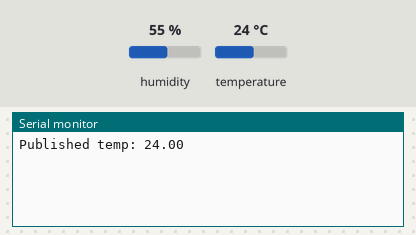
The sketch below on a simulated ESP32. Shown: the last lines printed to the serial monitor. The inputs (shaded band) are chosen by the test bench; at power-on: temperature 24 °C, humidity 55 %. WiFi joins after 1.5 s; servers stay silent unless stated; no MQTT or app messages arrive unless stated.

Above: at 2.7 s.
2.8 s: temperature set to 12 °C
At 4.6 s:
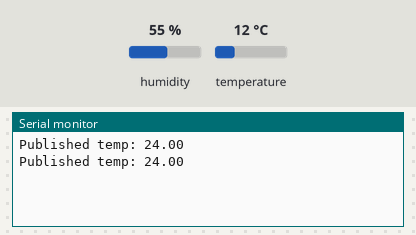
7.7 s: temperature set to 19 °C
At 8.9 s:
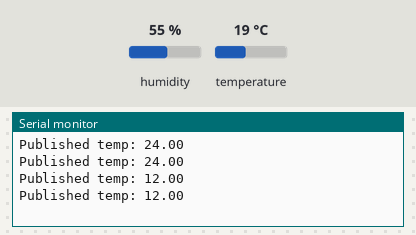
Timing chart, 0 to 10.7 s (numbered marks = the images above; inputs shaded):
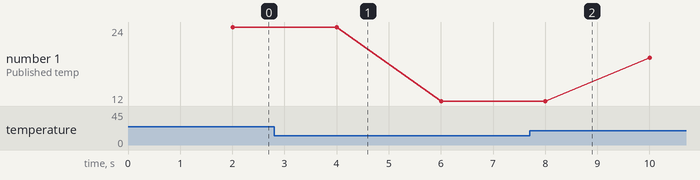

Measured:
- plotted number 1: 24 → 12 after the input at 2.8 s, 12 → 19 after the input at 7.7 s

The sketch:

Temp.ino
```cpp
#include <WiFi.h>
#include <PubSubClient.h>
#include "DHT.h"

#define DHTPIN 4
#define DHTTYPE DHT22

const char* WIFI_SSID     = "YOUR_WIFI_SSID";
const char* WIFI_PASSWORD = "YOUR_WIFI_PASSWORD";

const char* MQTT_BROKER_IP = "192.168.1.100";
const int   MQTT_PORT      = 1883;
const char* MQTT_TOPIC     = "home/temperature";

WiFiClient espClient;
PubSubClient client(espClient);
DHT dht(DHTPIN, DHTTYPE);
unsigned long lastSend = 0;

void connectWiFi() {
  WiFi.mode(WIFI_STA);
  WiFi.begin(WIFI_SSID, WIFI_PASSWORD);
  while (WiFi.status() != WL_CONNECTED) { delay(500); }
}

void connectMQTT() {
  while (!client.connected()) {
    if (client.connect("esp32-temp-publisher")) break;
    delay(1000);
  }
}

void setup() {
  Serial.begin(115200);
  dht.begin();
  connectWiFi();
  client.setServer(MQTT_BROKER_IP, MQTT_PORT);
  connectMQTT();
}

void loop() {
  if (WiFi.status() != WL_CONNECTED) connectWiFi();
  if (!client.connected()) connectMQTT();
  client.loop();

  unsigned long now = millis();
  if (now - lastSend >= 2000) {
    lastSend = now;

    float t = dht.readTemperature(); // Celsius
    if (!isnan(t)) {
      char payload[16];
      dtostrf(t, 0, 2, payload); // e.g. "24.57"
      client.publish(MQTT_TOPIC, payload, false);
      Serial.print("Published temp: ");
      Serial.println(payload);
    } else {
      Serial.println("DHT read failed");
    }
  }
}
```
